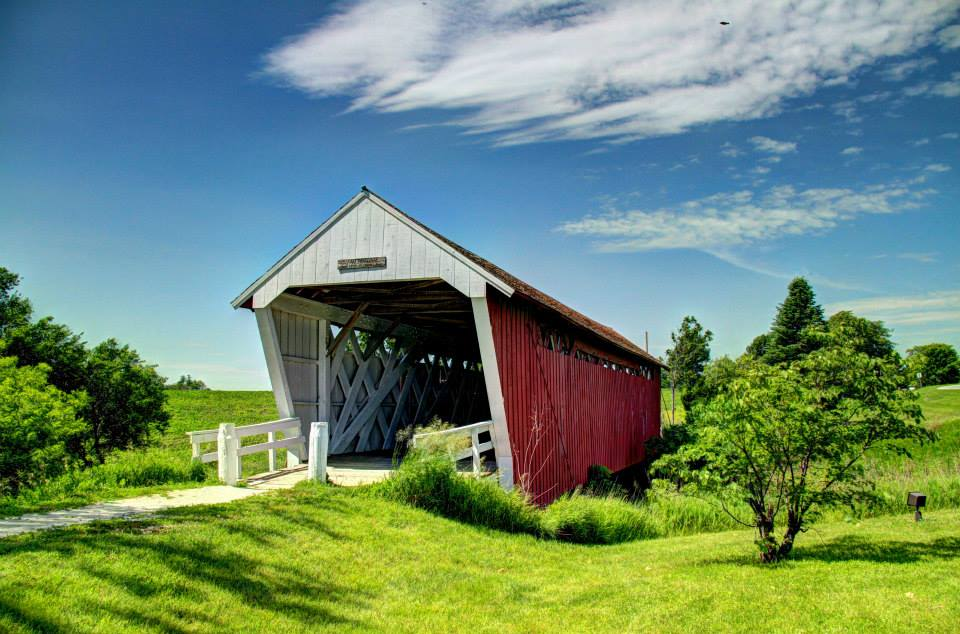
#> input picture 08_drawing/madison_county_bridge_2.jpg, 960 x 634 px
$ python draw_line.py
#> lines starting #> are read from the running program, lines starting #| are printed output that depends on the picture
# draw_line.py

import random
from PIL import Image, ImageDraw


def line(image_path, output_path):
#> called with image_path = 'madison_county_bridge_2.jpg', output_path = 'lines.jpg'
    image = Image.open(image_path)
#> image is the input picture: PIL image 960x634 RGB; mean R, G, B 110, 138.6, 111.8
    draw = ImageDraw.Draw(image)
    colors = ["red", "green", "blue", "yellow", "purple", "orange"]

    for i in range(0, 100, 20):
        draw.line((i, 0) + image.size, width=5,
                  fill=random.choice(colors))

    image.save(output_path)
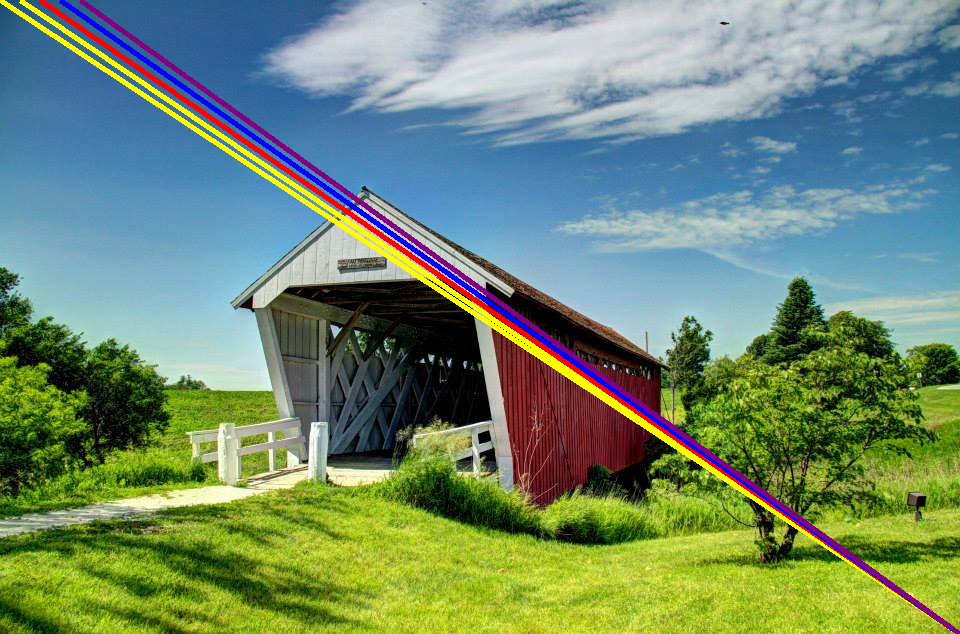
#> saved as lines.jpg: PIL image 960x634 RGB; mean R, G, B 113.2, 138.2, 110.6

if __name__ == "__main__":
    line("madison_county_bridge_2.jpg", "lines.jpg")
